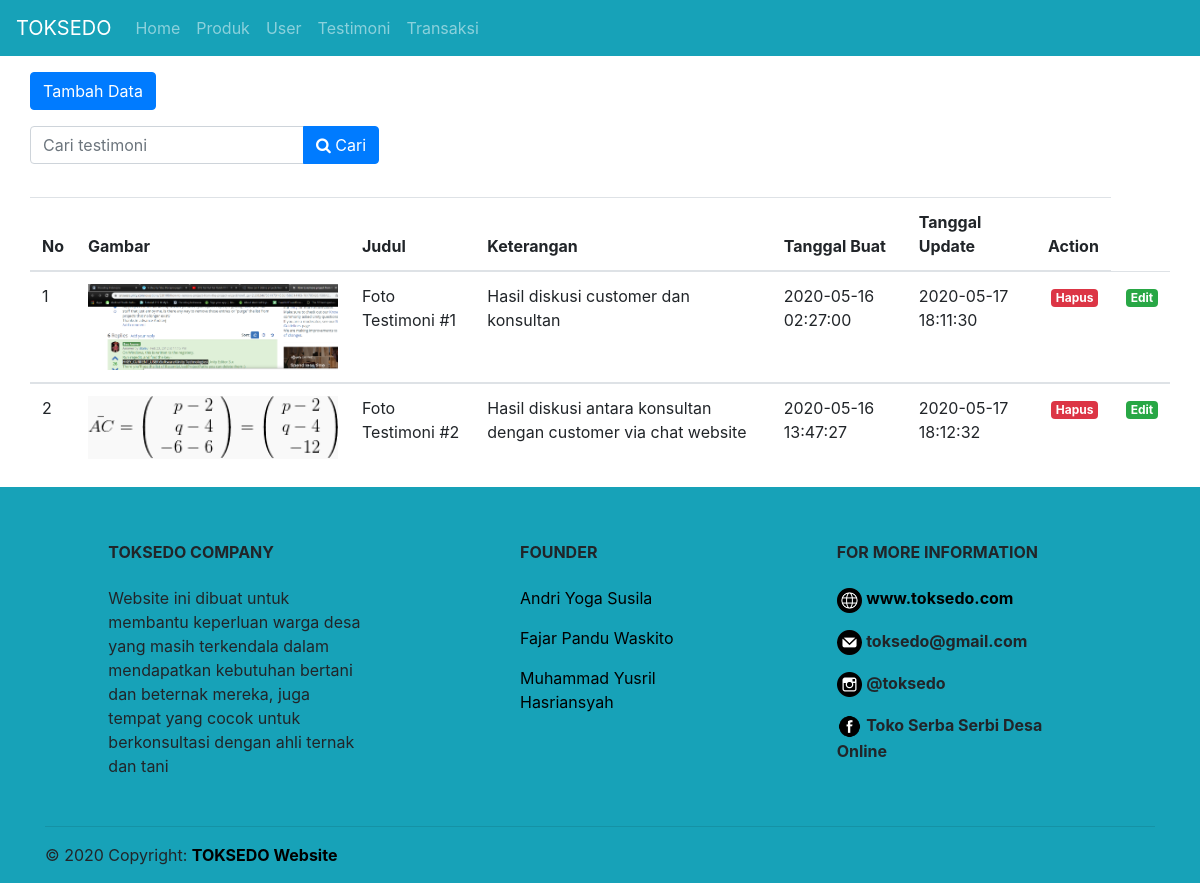
The app's page /index.php/admin/testimoni with its own data.
### tables this page shows
CREATE TABLE `testimoni` (
  `idTestimoni` int(11) NOT NULL,
  `namaGambar` varchar(255) DEFAULT NULL,
  `judulGambar` varchar(100) DEFAULT NULL,
  `detailGambar` varchar(200) DEFAULT NULL,
  `created_at` timestamp NULL DEFAULT NULL,
  `updated_at` timestamp NULL DEFAULT NULL
);

### application/controllers/admin.php (called while the page is built, shortened)
<?php
class admin extends CI_Controller {
    public function __construct(){
        $this->load->helper('url');
        $this->load->helper('form');
        $this->load->model('login_model');
        $this->load->model('produk_model');
        $this->load->model('testimoni_model');
        $this->load->model('transaksi_model');
    }
    public function testimoni()
    {
        $data['title'] = "Manage Testimoni";
        $data['testimoni'] = $this->testimoni_model->getAllTestimoni();
        $this->load->view('admin/template/header_admin',$data);
        $this->load->view('admin/testimoni',$data);
        $this->load->view('admin/template/footer_admin');
    }
}

### index.php (called while the page is built, shortened)
<?php
require_once BASEPATH.'core/CodeIgniter.php';

### application/models/testimoni_model.php (called while the page is built, shortened)
<?php
class testimoni_model extends CI_Model {
    public function getAllTestimoni(){
        return $this->db->get('testimoni')->result_array();
    }
}
?>

### application/views/admin/testimoni.php (the view, shortened to what this page needs)
<div class="container">
    <div class="row mt-3">
        <a href="<?= base_url(); ?>admin/tambahtestimoni" class="btn btn-primary">Tambah Data</a>
    </div>
    <div class="row mt-3">
        <form action="" method="POST">
            <div class="input-group mb-3">
                <input type="text" class="form-control" placeholder="Cari testimoni" name="keyword" aria-label="Testimoni's keyword" aria-describedby="basic-addon2">
                <div class="input-group-append">
                    <button class="btn btn-primary" type="submit"><i class="fa fa-search"></i> Cari</button>
                </div>
            </div>
        </form>
    </div>
    <div class="row mt-3">
        <div class="col-md-6">
        </div>
        <table class="table table-hover">
            <thead>
                <tr>
                    <th scope="col">No</th>
                    <th scope="col">Gambar</th>
                    <th scope="col">Judul</th>
                    <th scope="col">Keterangan</th>
                    <th scope="col">Tanggal Buat</th>
                    <th scope="col">Tanggal Update</th>
                    <th scope="col">Action</th>
                </tr>
            </thead>
            <?php
            $no = 1;
            ?>
            <?php foreach ($testimoni as $testi) :
            ?>
                <tbody>
                    <tr>
                        <td> <?php echo $no; ?> </td>
                        <?php if($testi['namaGambar'] !=null): ?>
                            <td><img style="width:250px;" src="<?= base_url();?>images/testimoni/<?= $testi['namaGambar']; ?>" alt="<?= $testi['namaGambar']; ?>"></td>
                        <?php else: ?>
                            <td><img style="width:250px;" src="<?= base_url();?>images/testimoni/tes-foto-testimoni.png" alt="<?= $testi['namaGambar']; ?>"></td>
                        <?php endif;?>
                        <td><?= $testi['judulGambar']; ?></td>
                        <td><?= $testi['detailGambar']; ?></td>
                        <?php if($testi['updated_at'] != null): ?>
                            <td><?= $testi['created_at']; ?></td>
                            <td><?= $testi['updated_at']; ?></td>
                        <?php else : ?>
                            <td><?= $testi['created_at']; ?></td>
                            <td class="text-center"> <b>---</b> </td>
                        <?php endif; ?>
                        <td><a href="<?= base_url(); ?>admin/hapusTestimoni/<?= $testi['idTestimoni']; ?>" class="badge badge-danger" onclick="return confirm('Yakin Data ini akan dihapus')">Hapus</a></td>
                        <td><a href="<?= base_url(); ?>admin/editTestimoni/<?= $testi['idTestimoni']; ?>" class="badge badge-success">Edit</a></td>
                    </tr>
                </tbody>
                <?php
                $no++;
                ?>
            <?php endforeach; ?>
        </table>
    </div>
</div>

### application/views/admin/template/header_admin.php (style rules this page uses)
body { overflow-x: hidden; }
.badge { margin-left: 3px; }
a { color: black; }

### records on screen
testimoni: namaGambar (picture), judulGambar "Foto Testimoni #1", detailGambar "Hasil diskusi customer dan konsultan", created_at "2020-05-16 02:27:00", updated_at "2020-05-17 18:11:30"
testimoni: namaGambar (picture), judulGambar "Foto Testimoni #2", detailGambar "Hasil diskusi antara konsultan dengan customer via chat website", created_at "2020-05-16 13:47:27", updated_at "2020-05-17 18:12:32"
